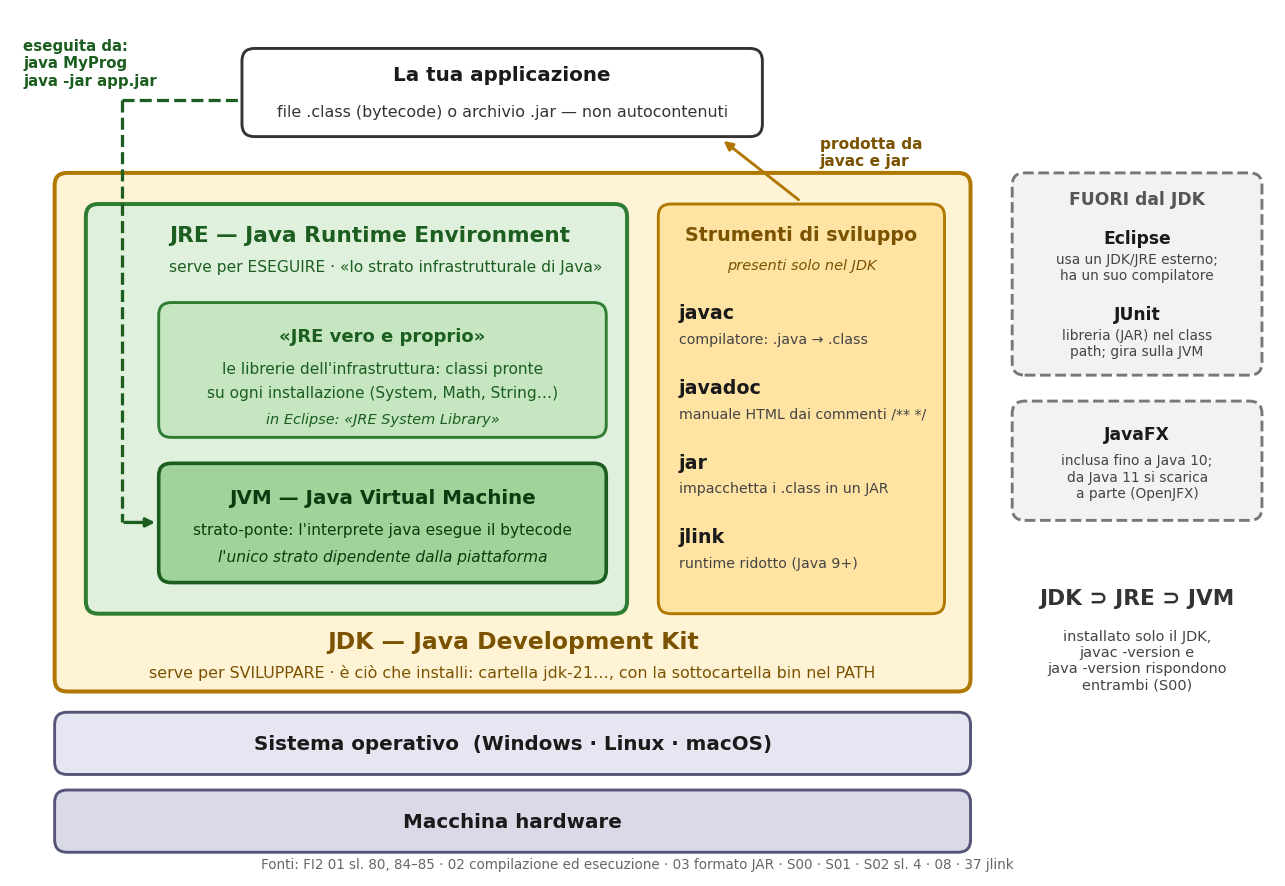

Reproduce this figure in Python.
"""Genera FI2_01_strati_java.png — gli strati dell'infrastruttura Java (appunti FI2 01).

Contenuto tratto solo dalle fonti del corso: 01 sl. 80, 84–85 · 02 · 03 · S00 · S01 · S02 sl. 4 · 08 · 37.
Rigenerare con: python3 FI2_01_strati_java.py
"""
from pathlib import Path

import matplotlib
matplotlib.use("Agg")
import matplotlib.pyplot as plt
from matplotlib.patches import FancyBboxPatch

fig, ax = plt.subplots(figsize=(12.5, 8.6), dpi=130)
ax.set_xlim(0, 121); ax.set_ylim(0, 83); ax.axis("off")


def box(x, y, w, h, fc, ec, lw=1.6, ls="-", r=1.2):
    ax.add_patch(FancyBboxPatch((x, y), w, h, boxstyle=f"round,pad=0,rounding_size={r}",
                                fc=fc, ec=ec, lw=lw, ls=ls))


def t(x, y, s, size=10, w="normal", c="#1a1a1a", ha="center", va="center", style="normal"):
    ax.text(x, y, s, fontsize=size, fontweight=w, color=c, ha=ha, va=va, style=style)


box(4, 2, 88, 6, "#d9d9e8", "#555577"); t(48, 5, "Macchina hardware", 11, "bold")
box(4, 9.5, 88, 6, "#e6e6f2", "#555577"); t(48, 12.5, "Sistema operativo  (Windows · Linux · macOS)", 11, "bold")

# JDK
box(4, 17.5, 88, 50, "#fff3d6", "#b07800", lw=2.2)
t(48, 22.3, "JDK — Java Development Kit", 13, "bold", "#7a5200")
t(48, 19.4, "serve per SVILUPPARE · è ciò che installi: cartella jdk-21…, con la sottocartella bin nel PATH", 8.8, c="#7a5200")

# JRE
box(7, 25, 52, 39.5, "#dff0dc", "#2e7d32", lw=2.2)
t(15, 61.5, "JRE — Java Runtime Environment", 12, "bold", "#1b5e20", ha="left")
t(15, 58.5, "serve per ESEGUIRE · «lo strato infrastrutturale di Java»", 8.6, c="#1b5e20", ha="left")
box(14, 42, 43, 13, "#c5e6c0", "#2e7d32")
t(35.5, 51.8, "«JRE vero e proprio»", 10, "bold", "#1b5e20")
t(35.5, 48.6, "le librerie dell'infrastruttura: classi pronte", 8.5, c="#1b5e20")
t(35.5, 46.3, "su ogni installazione (System, Math, String…)", 8.5, c="#1b5e20")
t(35.5, 43.8, "in Eclipse: «JRE System Library»", 8, c="#1b5e20", style="italic")
box(14, 28, 43, 11.5, "#9fd39a", "#1b5e20", lw=2)
t(35.5, 36.2, "JVM — Java Virtual Machine", 11, "bold", "#0d3b10")
t(35.5, 33.1, "strato-ponte: l'interprete java esegue il bytecode", 8.5, c="#0d3b10")
t(35.5, 30.5, "l'unico strato dipendente dalla piattaforma", 8.5, c="#0d3b10", style="italic")

# strumenti: solo quelli che servono a SVILUPPARE (l'interprete java sta nel JRE)
box(62, 25, 27.5, 39.5, "#ffe3a3", "#b07800")
t(75.75, 61.5, "Strumenti di sviluppo", 10.5, "bold", "#7a5200")
t(75.75, 58.6, "presenti solo nel JDK", 8, c="#7a5200", style="italic")
tools = [("javac", "compilatore: .java → .class"),
         ("javadoc", "manuale HTML dai commenti /** */"),
         ("jar", "impacchetta i .class in un JAR"),
         ("jlink", "runtime ridotto (Java 9+)")]
for i, (n, d) in enumerate(tools):
    yy = 53 - i * 7.2
    t(64, yy + 1.0, n, 10.5, "bold", ha="left")
    t(64, yy - 1.5, d, 7.8, c="#444", ha="left")

# applicazione
box(22, 71, 50, 8.5, "#ffffff", "#333333")
t(47, 77, "La tua applicazione", 11, "bold")
t(47, 73.4, "file .class (bytecode) o archivio .jar — non autocontenuti", 8.8, c="#333")
ax.plot([10.5, 10.5], [74.5, 33.8], color="#1b5e20", lw=1.8, ls="--")
ax.plot([10.5, 22], [74.5, 74.5], color="#1b5e20", lw=1.8, ls="--")
ax.annotate("", xy=(14, 33.8), xytext=(10.4, 33.8),
            arrowprops=dict(arrowstyle="-|>", color="#1b5e20", lw=1.8))
t(1, 80.5, "eseguita da:\njava MyProg\njava -jar app.jar", 8.3, "bold", "#1b5e20", ha="left", va="top")
ax.annotate("", xy=(68, 70.8), xytext=(75.75, 64.7),
            arrowprops=dict(arrowstyle="-|>", color="#b07800", lw=1.6))
t(77.5, 69.5, "prodotta da\njavac e jar", 8.5, "bold", "#7a5200", ha="left")

# fuori dal JDK
box(96, 48, 24, 19.5, "#f2f2f2", "#777", ls="--")
t(108, 65, "FUORI dal JDK", 9.5, "bold", "#555")
t(108, 61.2, "Eclipse", 9.5, "bold"); t(108, 58.4, "usa un JDK/JRE esterno;\nha un suo compilatore", 7.6, c="#444")
t(108, 53.9, "JUnit", 9.5, "bold"); t(108, 51.1, "libreria (JAR) nel class\npath; gira sulla JVM", 7.6, c="#444")
box(96, 34, 24, 11.5, "#f2f2f2", "#777", ls="--")
t(108, 42.3, "JavaFX", 9.5, "bold"); t(108, 38.2, "inclusa fino a Java 10;\nda Java 11 si scarica\na parte (OpenJFX)", 7.6, c="#444")
t(108, 26.5, "JDK ⊃ JRE ⊃ JVM", 12, "bold", "#333")
t(108, 20.5, "installato solo il JDK,\njavac -version e\njava -version rispondono\nentrambi (S00)", 8, c="#444")

t(60, 0.2, "Fonti: FI2 01 sl. 80, 84–85 · 02 compilazione ed esecuzione · 03 formato JAR · S00 · S01 · S02 sl. 4 · 08 · 37 jlink",
  7.5, c="#666", va="bottom")
plt.savefig(Path(__file__).with_suffix(".png"), bbox_inches="tight", facecolor="white")
